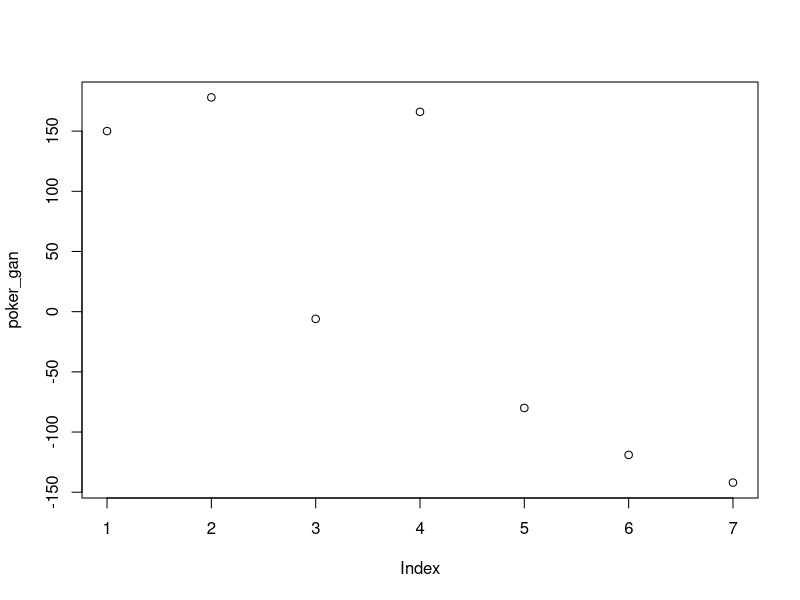
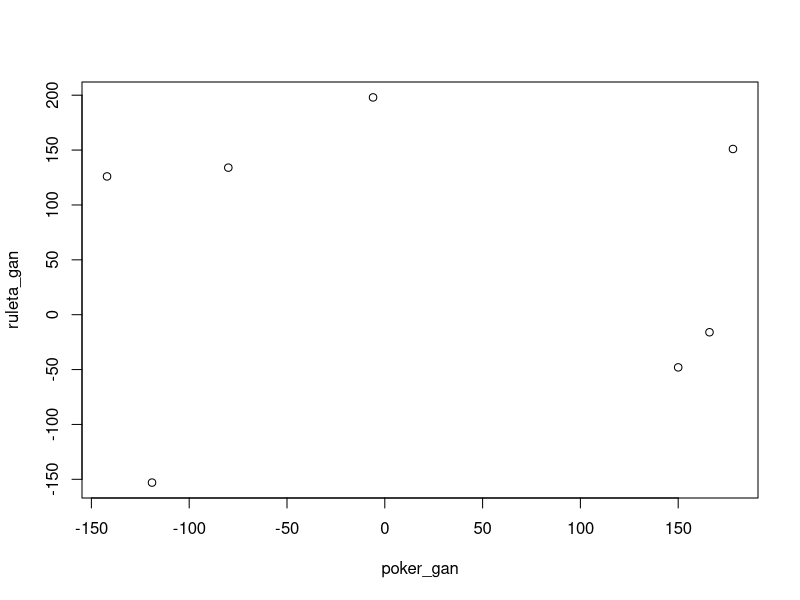
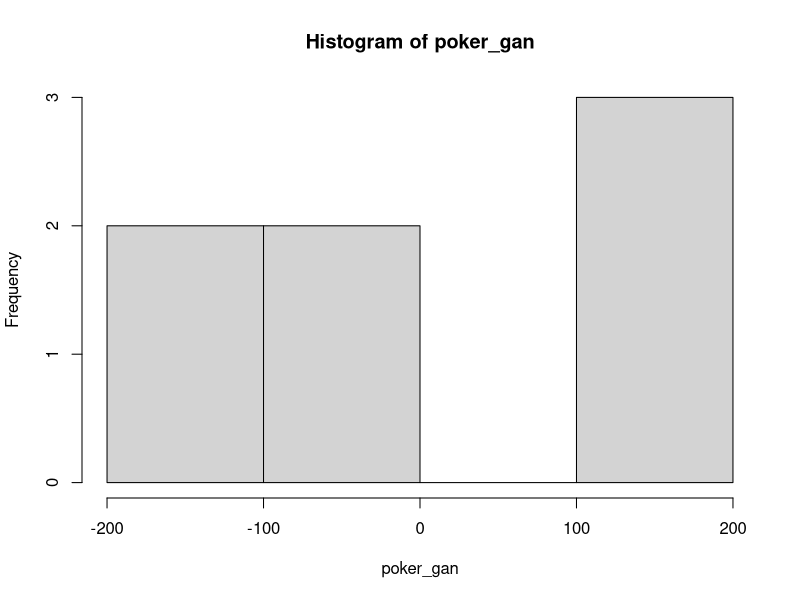
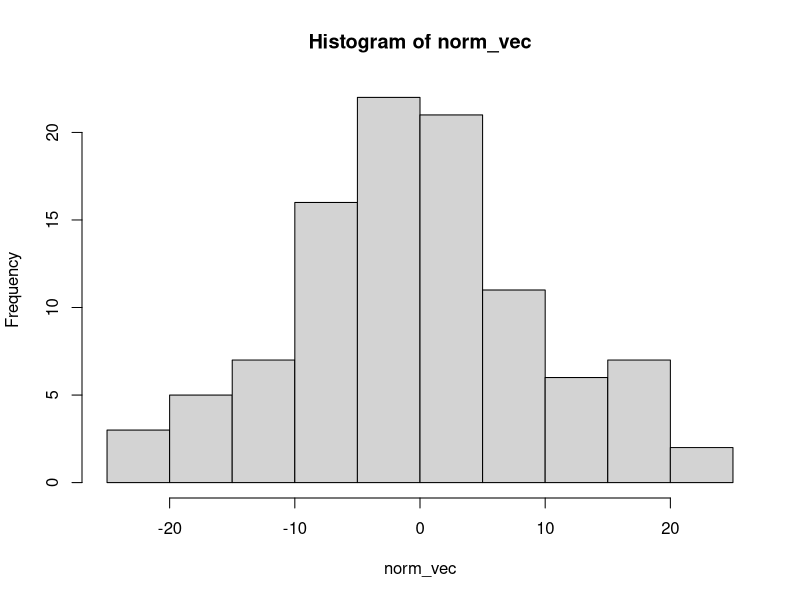
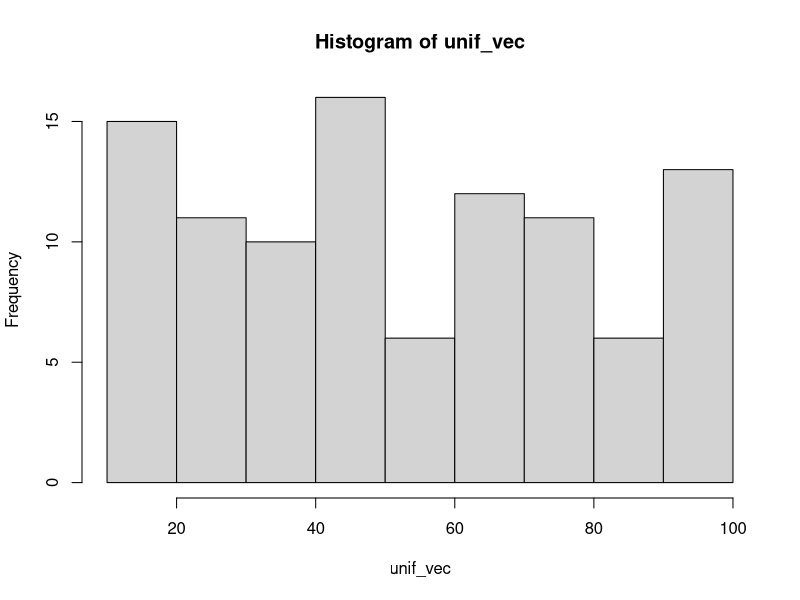
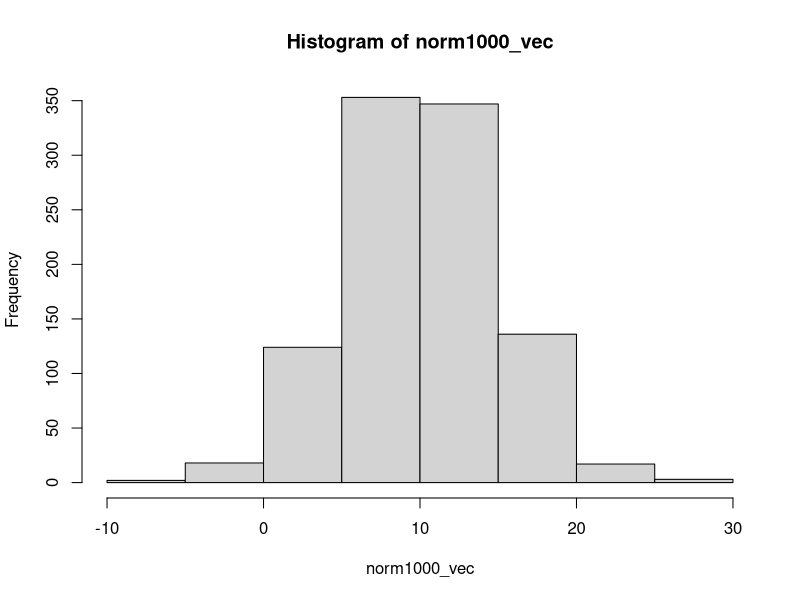

Recreate these plots in R, in order. (Note: this script raises an error after producing the figures.)

# Taller de Introducción a R
 


# ============== # 
# Tipos de Datos #
# ============== # 


## a. Vector ----

''


### Tipos de vectores ---
num_vec <- c(-1, 2.5, 3, 4, 5.1)
cha_vec <- c("Mon", "Tue", "Wed", "Thu", "Sat", "Sun")
boo_vec <- c(TRUE, FALSE, FALSE, TRUE, TRUE, FALSE)

class(cha_vec)
length(num_vec)



#### Ej: Ganancias - Ruleta y poker ----

# Mis ganancias de poker por día de la semana son:

poker_gan <- c(150, 178, -6, 166, -80, -119, -142)
print(poker_gan)

# Mis ganancias en ruleta son: lunes -48, 
# martes 151, miercoles 198, jueves -16, 
# viernes 134, sábado -153, domingo 126.
# Usando la función combine `c()` asigna
# las ganancias por día al vector `ruleta_gan`.

ruleta_gan <- c(-48, 151, 198, -16, 134, -153, 126)
print(ruleta_gan)



### Nombres de vectores ---

dias <- c("Mon", "Tue", "Wed", "Thu", "Fri", "Sat", "Sun")
names(poker_gan) <- dias
print(poker_gan)



#### Ej: Días - Ruleta y poker ---- 

# Asigna los nombres del día de la 
# semana a cada elemento del vector de las 
# ganancias de ruleta. 

poker_gan <- c(150, 178, -6, 166, -80, -119, -142)
print(poker_gan)

dias <- c("Mon", "Tue", "Wed", "Thu", "Fri", "Sat", "Sun")
names(poker_gan) <- dias
print(poker_gan)

names(ruleta_gan) <- dias
print(ruleta_gan)



### Selección de elementos en vectores ----

poker_gan[ c(1, 5) ]
poker_gan[ 1:3 ]
poker_gan[ seq(from = 7, to = 5) ]
poker_gan[ c("Mon", "Tue")]


#### Ej: Miercoles - Ruleta y poker. ----

# Extrae las ganancias de ambos juegos del día **miercoles** y 
# calcula la ganancia total de ese día. 

wed_gan <- poker_gan[3] + ruleta_gan["Wed"]
print(wed_gan)



### ¿Qué pasa si sumamos los días de fin de semana? ----

poker_fin <- poker_gan[ dias[5:7] ] 
ruleta_fin <- ruleta_gan[ 5:7 ]
poker_fin + ruleta_fin



#### Ej: Diario - Ruleta y poker. ----

# Calcula las gananacias diarias y asignalas al objeto
# `diario_gan`. ¿Qué día se gana más y qué día se pierde más?

diario_gan <- poker_gan + ruleta_gan

# Usando el vector `diario_gan` y la función 
# `sum()` calcula las ganancias totales
# de la semana. 

sum(diario_gan)

# ¿Me conviene seguir jugando?




### Comparaciones ----

# Condición mayor o igual
poker_gan
poker_pos <- poker_gan >= 0
print(poker_pos)
poker_gan[!poker_pos]

# Condición contenido en
ciudades <-  c("Aguascalientes", "Aguascalientes", 
               "Monterrey", "Monterrey", 
               "Guadalajara", 
               "Mexico", "Mexico")
ciudades_cond <- ciudades %in% c("Mexico", "Monterrey")
ciudades_cond

sum(ciudades_cond)

# which()
ciudades_pos <- which(ciudades_cond)
ciudades_pos
ciudades[ciudades_pos]



### Gráfica de vectores ----

plot(x = poker_gan)
plot(x = poker_gan, y = ruleta_gan)
hist(x = poker_gan)


### Vectores de distribuciones ----

norm_vec <- rnorm(n = 100, mean = 0, sd = 10)
hist(norm_vec)

unif_vec <- runif(n = 100, min = 10, max = 100)
hist(unif_vec)

#### Ej: Normal ----

# Usando la función `rnorm()` genera 1000 realizaciones
# de una distribución con media 10 y desviación 
# estándar 5.

norm1000_vec <- rnorm(n = 1000, mean = 10, sd = 5)

# Realiza un histograma del vector obtenido.

hist(norm1000_vec)



## b. Matriz ----

### Crear una matriz ----
matrix(data = 1:9, nrow = 3, ncol = 3, byrow = F)

sales_hp <- c(497066400, 426630300, 401608200, 399302200, 377314200, 
              359788300, 357233500, 328833900, 141823200, 189432500, 
              142414700, 135197600, 99635700, 92756000, 134119300,
              138752100)
sales_mat <- matrix(sales_hp, nrow = 8, byrow = F)
sales_mat

dim(sales_mat)
nrow(sales_mat)
ncol(sales_mat)


### Nombres de matrices ----

titles_hp <- c(
  "1. HP and the Sorcerer's Stone",
  "8. HP and the Deathly Hallows Part 2",
  "4. HP and the Goblet of Fire",
  "2. HP and the Chamber of Secrets",
  "5. HP and the Order of the Phoenix",
  "6. HP and the Half-Blood Prince",
  "3. HP and the Prisoner of Azkaban",
  "7. HP and the Deathly Hallows Part 1")
rownames(sales_mat) <- c(
  "1. HP and the Sorcerer's Stone",
  "8. HP and the Deathly Hallows Part 2",
  "4. HP and the Goblet of Fire",
  "2. HP and the Chamber of Secrets",
  "5. HP and the Order of the Phoenix",
  "6. HP and the Half-Blood Prince",
  "3. HP and the Prisoner of Azkaban",
  "7. HP and the Deathly Hallows Part 1")
rownames(sales_mat) <- titles_hp
sales_mat


#### Ej: Tipo de ventas. ----

# Usando la función `colnames()` asigna 
# el nombre del tipo de ventas 
# a cada columna:
  
colsnoms_hp <- c("total", "release_date")
colnames(sales_mat) <- colsnoms_hp
print(sales_mat)


### Selección de elementos en una matriz ----

sales_mat[c(1, 4, 7), 1:2]
titles_first3 <- c("1. HP and the Sorcerer's Stone",
                   "2. HP and the Chamber of Secrets",
                   "3. HP and the Prisoner of Azkaban")
sales_mat[titles_first3, ]


### Operaciones en matrices ----
sales_mat_mill <- sales_mat/1e6
sales_mat_mill

theaters_vec <- c(3672, 4375, 3858, 3682, 4285, 4325, 3855, 4125)
theaters_vec

sales_mat_avg <- sales_mat/theaters_vec
sales_mat_avg


#### Ej: Total de visitas ----

# Calcula el número de visitas si 
# el costo del boleto promedio es de $8.89
# dólares.

visits_mat <- sales_mat/8.89
visits_mat


### Operaciones por dimensiones ----

colSums(sales_mat_mill)
rowSums(sales_mat_mill)


#### Ej: Ingresos promedio ----

# Usando la funcion `colMeans()` calcula 
# el ingreso promedio 
# total y en la fecha de lanzamiento.

avg_income <- colMeans(sales_mat_mill)



### Nuevos valores ----
sales_mat_theat <- cbind(sales_mat_mill, theaters_vec)
sales_mat_theat

#### Ej: Más información ----

# Agrega un reglón a la matriz `sales_mat_theat`
# con el promedio de ventas totales, 
# ingresos en la fechas de lanzamientos y 
# salas de exhibición.

# Tip: Usa las funciones `colMeans()` y `rbind()`.

avg_row <- colMeans(sales_mat_mill)
rbind(sales_mat_mill, avg_row)


## c. Factores ----


### Variable categórica nominal ----
sex_vec <- c("F", "M", "M", "F", "M")

sex_fct <- factor(sex_vec)
sex_fct

sex_lev_fct <- factor(sex_vec, levels = c("M", "F"))
sex_lev_fct


### Variable categórica ordinal ----

temp_vec <- c("High", "Low", "Medium", "Low", 
              "Low", "Medium", "High", "Low", 
              "Medium", "Low", "Low")
temp_fct <- factor(temp_vec, 
                   levels = c("Low", "Medium", "High"), 
                   ordered = T)
temp_fct

levels(temp_fct)

levels(temp_fct) <- c("L", "M", "H")
temp_fct


### Resúmen de factores ----

table(sex_fct)
summary(temp_fct)


#### Ej: Analistas ----

# Se tienen 5 analistas, cada uno con 
# las siguientes características de
# velocidad de trabajo.
# 
# Analista 1: rápido
# Analista 2: normal
# Analista 3: normal
# Analista 4: rápido
# Analista 5: lento

# 1. Crea un factor ordinal de analistas

analistas_vec <-  c("rápido", "normal", "normal", "rápido", "lento")
analistas_fct <-  factor(analistas_vec, 
                         levels = c("lento", "normal", "rápido"), 
                         ordered = T)


# 2. Comprueba si el analísta 2 es más rápido que el 
# analista 5. Tip: es una comparación `>`.

analistas_vec[2] > analistas_vec[5]



## d. Dataframe ----

### Crear un dataframe ----

muestra_df <- data.frame(secuencia = 1:5,
                         aleatorio = rnorm(5),
                         letras = c("a", "b", "c", "d", "e"))
muestra_df

sales_df <- data.frame(sales_mat)
sales_df


### Nombres de dimensiones ----

colnames(sales_df) <- c("total_grosses", "opening_grosses")
sales_df


### Seleccion de elementos ----

sales_df$total_grosses
sales_df$title <- factor(rownames(sales_df))
sales_df$title

sales_df

levels(sales_df$title)

rownames(sales_df) <- NULL
sales_df

#### Ej: Salas de cine ----

# Agrega una columna con el 
# número de cines en los que se exhibió la 
# película usando el vector que generamos antes `theaters_vec`.

sales_df$theaters <- theaters_vec
sales_df


### Orden de posiciones ----

sales_df$total_grosses

total_order <- order(sales_df$total_grosses)
total_order

sales_df$total_grosses[total_order]

sales_order_df <- sales_df[ total_order , c(3, 1, 2)]
sales_order_df


#### Ej: Fechas de lanzamiento ----

# Agrega otra columna al df `sales_order_df` con las fechas de lanzamiento 
# del vector que se presenta a continuación. 

release_hp <- c("11/16/01", "7/15/11", "11/18/05", "11/15/02", "7/11/07", "7/15/09", "6/4/04", "11/19/10")
names(release_hp) <-  titles_hp
release_hp


# Existe un problema con este vector. Tiene el orden 
# de la matriz original. 
# 
# Usando la función `order()` arregla la posicion del 
# vector con el orden de los títulos y este vector arreglado 
# incluyelo, finalmente, al df. 


sales_order_df$release_date <- release_hp[]
sales_order_df



### Funciones útiles para data frames ----

head(sales_order_df)

tail(sales_order_df)

str(sales_order_df)

nrow(sales_order_df)

avg_total_gr <- mean(sales_order_df$total_grosses)
subset(sales_order_df, total_grosses > avg_total_gr)




## e. Listas ----

### Crear una lista ----

ejem_list <- list(
  vector = 1:10,
  matriz = matrix(1:9, nrow = 3),
  dataframe = mtcars[1:5,]
)
ejem_list


### Nombres de elementos ----

names(ejem_list) 
names(ejem_list) <-  c("vec", "mat", "df")
ejem_list

length(ejem_list)


#### Ej: Hidden Figures IMDB ----

# Usando los siguientes objetos crea una lista 
# de tres elementos con nombres: director, stars y reviews.

director_hf <- "Theodore Melfi"
stars_hf <- c( "Taraji P. Henson", "Octavia Spencer", "Janelle Monáe",
               "Kirsten Dunst", "Kevin Costner", "Jim Parsons", 
               "Mahershala Ali")
reviews_hf <- data.frame(
  scores = c(9, 6, 5, 10),
  source = c( rep("IMDB", 4) ),
  comments = c("It made for an old-fashioned movie going experience...",
               "Evident Heroism, Hidden Doubts",
               "OK, but very disappointing",
               "Don't let Hidden Figures be a hidden treasure!")
)

# La lista se llama `hidden_figures`:
  
hidden_figures <- list()
hidden_figures



### Selección de elementos en una lista ----

hidden_figures[1]
hidden_figures[[1]]
hidden_figures$director



### Nuevos valores a la lista ----

budget_hf <- 25000000

hidden_figures_budget <- c(hidden_figures, 
                           budget = budget_hf)
hidden_figures_budget

hidden_figures_budget$budget_millions <- budget_hf/1e6
hidden_figures_budget



#### Ej: Calificación promedio ----

# Extrae los scores de la película `hidden_figures` y 
# con la función `mean()` calcula el promedio. 
# 
# 1. 1. Primero deberás extraer el elemento que contiene los scores. 
# Es un dataframe.
# 2. Después deberas seleccionar la columna de *scores*.
# 3. Por último calcular el promedio y asignarlo a `avg_reviews_hf`.

reviews_df <- hidden_figures
reviews_vec <- 
  avg_reviews_hf <- mean(  )
avg_reviews_hf



### Funciones útiles para listas ----

unlist(hidden_figures)
str(hidden_figures)







